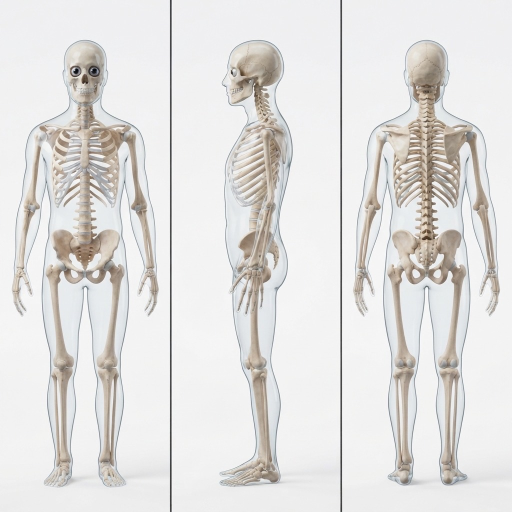
#> input picture video/skeleton.jpg, 1024 x 1024 px (shown at 1/2 size)
$ python make_video.py skeleton.jpg
#> lines starting #> are read from the running program, lines starting #| are printed output that depends on the picture; after the words box and inside, x2 and y2 are one past the last pixel; in counts of white or black regions, pixels touching at a corner belong together
#!/usr/bin/env python3
"""Анимация «Что, если бы люди могли отращивать конечности?»

Берёт исходную иллюстрацию скелета (3 ракурса), анимирует персонажа
(дыхание, потеря и регенерация руки и ноги, сканирование) и собирает
вертикальное видео 1080x1920 с титрами и фоновым звуком через ffmpeg.

Запуск:  python3 make_video.py [путь_к_картинке] [выходной.mp4]
"""
import math
import os
import subprocess
import sys

import numpy as np
from PIL import Image, ImageDraw, ImageFilter, ImageFont

HERE = os.path.dirname(os.path.abspath(__file__))
ARGS = [a for a in sys.argv[1:] if not a.startswith("--")]
SRC = ARGS[0] if len(ARGS) > 0 else os.path.join(HERE, "skeleton.jpg")
OUT = ARGS[1] if len(ARGS) > 1 else os.path.join(HERE, "regeneration.mp4")

W, H, FPS = 1080, 1920, 30
DURATION = 34.0
FONT_B = "/usr/share/fonts/truetype/dejavu/DejaVuSans-Bold.ttf"
FONT_R = "/usr/share/fonts/truetype/dejavu/DejaVuSans.ttf"

rng = np.random.default_rng(7)

# ---------------------------------------------------------------- source
src = Image.open(SRC).convert("RGB").resize((1024, 1024), Image.LANCZOS)
#> src is the input picture: PIL image 1024x1024 RGB; mean R, G, B 225.5, 224, 222.5
img = np.asarray(src).astype(np.float32)
SH, SW = img.shape[:2]
#> SH = 1024; SW = 1024
BG = img[5:40, 5:40].reshape(-1, 3).mean(0)
#> BG = [239.1, 239.2, 240.8]
yy, xx = np.mgrid[0:SH, 0:SW].astype(np.float32)


def feather(mask, r=3):
#> called with r = 4
    m = Image.fromarray((mask * 255).astype(np.uint8)).filter(ImageFilter.GaussianBlur(r))
    return np.asarray(m).astype(np.float32) / 255.0


# Конечности, которые «теряются» и отрастают (координаты фронтального вида).
# Левая рука персонажа (справа на картинке): от локтя до кончиков пальцев.
arm_raw = ((xx >= 263) & (xx <= 332) & (yy >= 395) & (yy <= 648)).astype(np.float32)
# Правая нога персонажа (слева на картинке): от колена до стопы.
leg_raw = ((xx >= 84) & (xx <= 163) & (yy >= 742) & (yy <= 990)).astype(np.float32)
ARM = feather(arm_raw, 4)
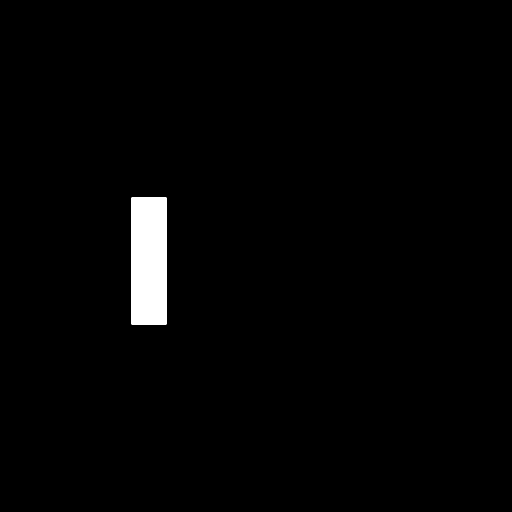
#> arm_raw: shape (1024, 1024) float32 (shown at 1/2 size); values 0 (black) and 1 (white), 1.7% white; 1 white region, box (x1, y1, x2, y2) and area: (263, 395, 333, 649) 17780
LEG = feather(leg_raw, 4)
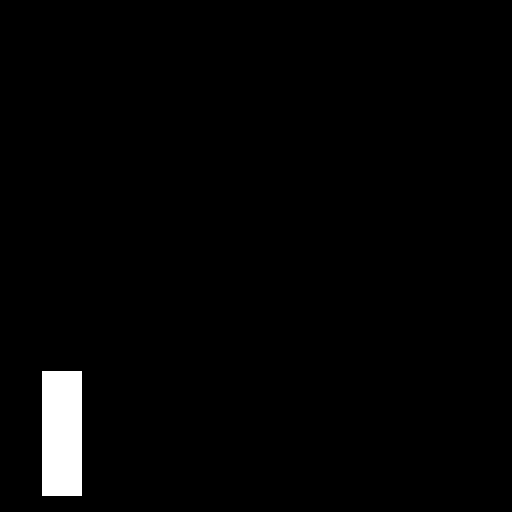
#> leg_raw: shape (1024, 1024) float32 (shown at 1/2 size); values 0 (black) and 1 (white), 1.9% white; 1 white region, box (x1, y1, x2, y2) and area: (84, 742, 164, 991) 19920
LIMBS = {"arm": (ARM, 395, 648), "leg": (LEG, 742, 990)}

# «Чистая» подложка: на месте конечности — фон (цвет берём из той же строки).
plate = img.copy()
for mask, col in ((ARM, 336), (LEG, 40)):
    row_bg = img[:, col:col + 1, :]
    noise = rng.normal(0, 0.8, img.shape).astype(np.float32)
    plate = plate * (1 - mask[..., None]) + (row_bg + noise) * mask[..., None]
#> this loop made 2 passes
#> col on passes 1 to 2: 336, 40

# Светимость кости (для подсветки при сканировании и регенерации)
lum = img.mean(2)
bone = np.clip((235 - lum) / 60.0, 0, 1)  # чем темнее фона — тем больше «вещества»
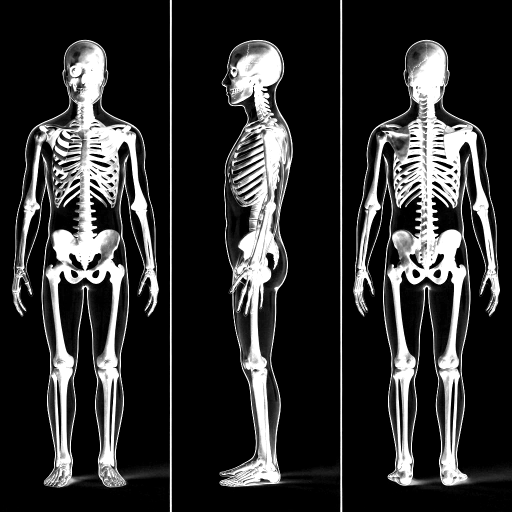
#> bone: shape (1024, 1024) float32 (shown at 1/2 size); min 0, max 1, mean 0.191


def smooth(t):
    t = min(max(t, 0.0), 1.0)
    return t * t * (3 - 2 * t)


def seg(t, a, b):
    return smooth((t - a) / (b - a))


# ------------------------------------------------------------- particles
class Particles:
    def __init__(self, n):
#> called with n = 60
        self.n = n
        self.seed = rng.random((n, 4)).astype(np.float32)
#> self.seed = 60 rows, first 6: [0.565, 0.487, 0.994, 0.343], [0.944, 0.367, 0.43, 0.366], [0.23, 0.172, 0.499, 0.0382], [0.425, 0.208, 0.332, 0.461], [0.207, 0.289, 0.642, 0.355], [0.583, 0.321, 0.896, 0.97]


PART = Particles(60)


# [108 lines left out: functions limb_state, compose, scan_overlay, camera, render_view, not called in this run]


# ------------------------------------------------------------------ text
_font_cache = {}


# [48 lines left out: functions font, wrap, caption, window, not called in this run]


CAPTIONS = [
    # (начало, конец, текст, y, размер)
    (0.3, 4.6, "Что, если бы люди могли\nотращивать конечности?", 150, 66),
    (5.0, 7.0, "Обычный человек.\n206 костей.", 1600, 56),
    (7.0, 9.0, "Несчастный случай —\nи часть руки потеряна…", 1600, 56),
    (9.0, 14.0, "…но клетки «вспоминают» чертёж\nи кость растёт заново", 1600, 54),
    (15.2, 17.0, "Даже нога ниже колена", 1640, 56),
    (17.0, 22.0, "Аксолотли умеют это уже сегодня.\nУ людей — только кончики пальцев в детстве", 1590, 48),
    (23.2, 25.8, "Не было бы протезов\nи инвалидных колясок", 1600, 56),
    (25.8, 28.0, "Хирургия стала бы смелее,\nа спорт — опаснее", 1600, 56),
    (28.0, 30.4, "Но рост требует энергии\nи несёт риск опухолей", 1600, 56),
    (30.6, 34.0, "А вы бы хотели\nтакую способность?", 1540, 64),
]


# [38 lines left out: functions day_counter, particles, not called in this run]


def vignette():
    y, x = np.mgrid[0:H, 0:W].astype(np.float32)
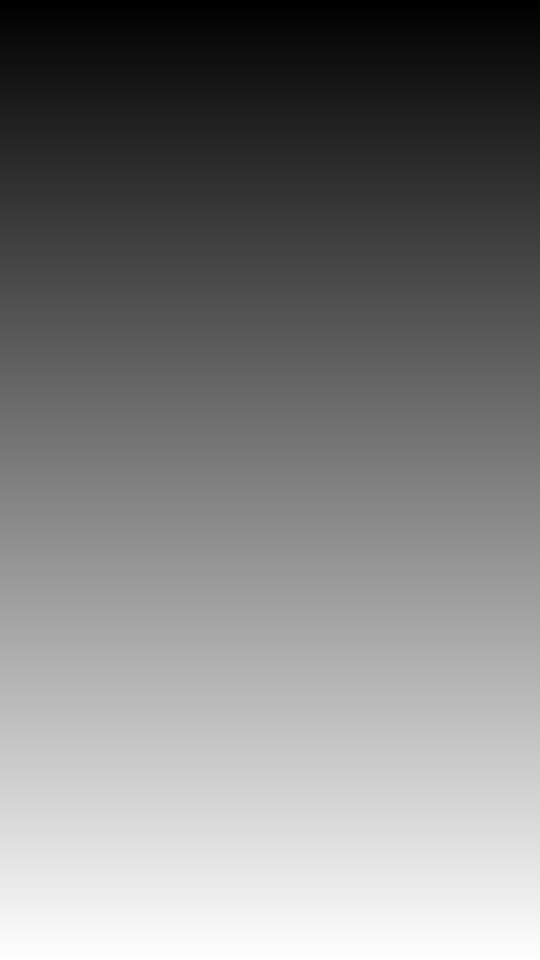
#> y: shape (1920, 1080) float32 (shown at 1/2 size); min 0, max 1919, mean 959.5; drawn with min black and max white
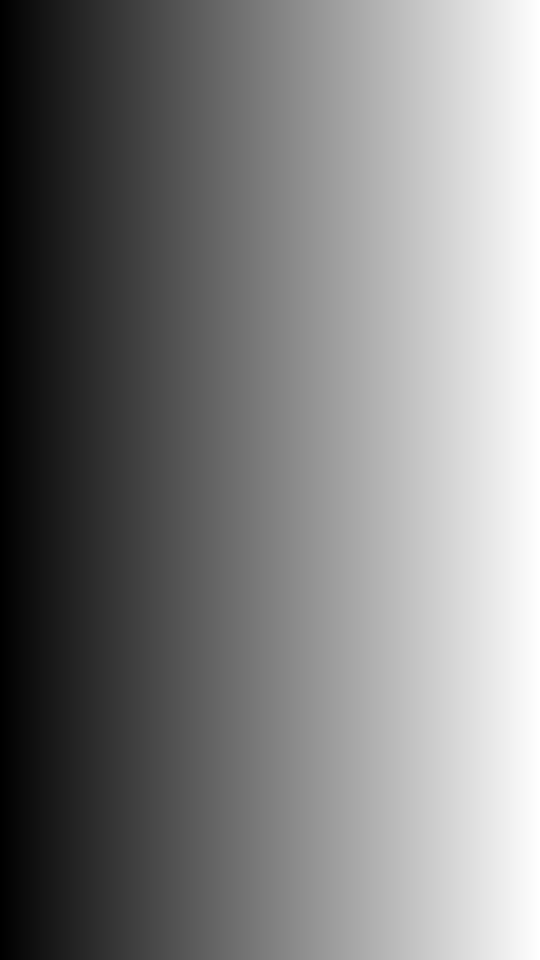
#> x: shape (1920, 1080) float32 (shown at 1/2 size); min 0, max 1079, mean 539.5; drawn with min black and max white
    r = np.sqrt(((x - W / 2) / (W * 0.75)) ** 2 + ((y - H / 2) / (H * 0.75)) ** 2)
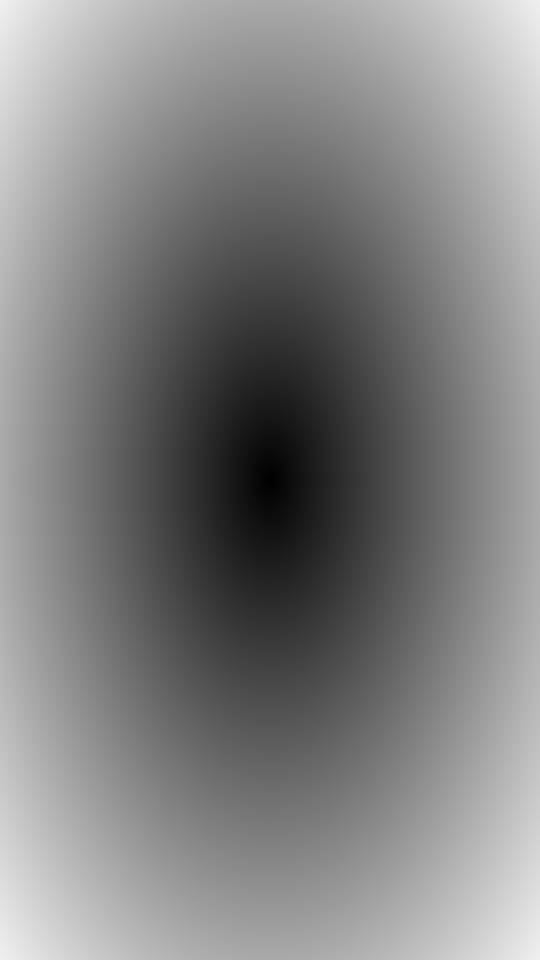
#> r: shape (1920, 1080) float32 (shown at 1/2 size); min 0, max 0.943, mean 0.51
    return np.clip(1 - 0.35 * r ** 2, 0, 1)[..., None]
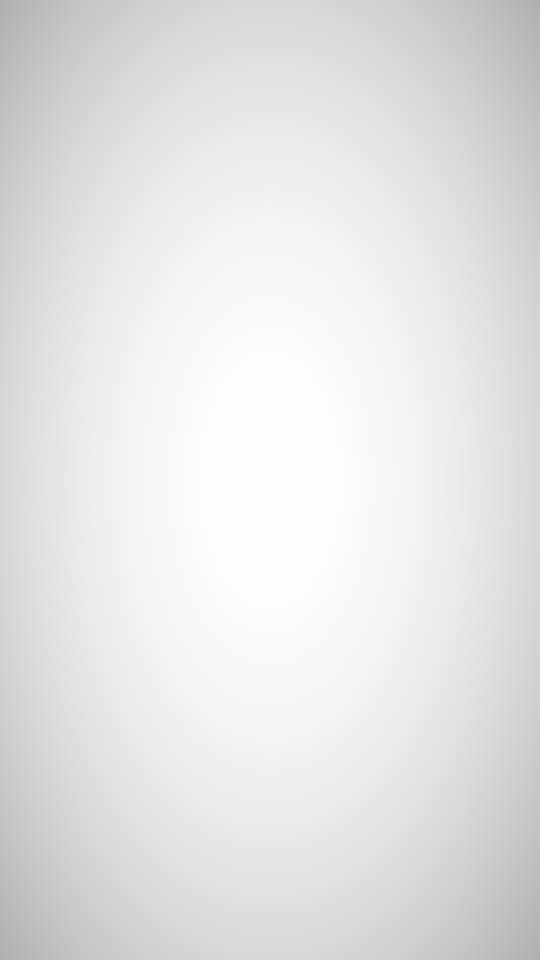
#> returned value: shape (1920, 1080, 1) float32 (shown at 1/2 size); min 0.689, max 1, mean 0.896


VIG = vignette()


# [14 lines left out: function frame_at, not called in this run]


def main():
    n = int(DURATION * FPS)
    if "--preview" in sys.argv:
        for t in (1.0, 6.0, 7.3, 8.5, 11.0, 13.5, 16.0, 19.5, 24.5, 32.0):
            frame_at(t).save(os.path.join(HERE, f"preview_{t:04.1f}.png"))
        return
    # фоновый звук: мягкий эмбиент-аккорд + «звон» в моменты регенерации
    audio = (
        "aevalsrc='0.06*sin(2*PI*110*t)+0.04*sin(2*PI*164.8*t)+0.03*sin(2*PI*220*t)"
        "+0.05*sin(2*PI*(440+200*mod(t,1))*t)*(between(t,9,14)+between(t,17,22))*0.4"
        f"+0.12*sin(2*PI*90*t)*exp(-6*(t-7))*gte(t,7)*0.8"
        f"+0.12*sin(2*PI*90*t)*exp(-6*(t-15.5))*gte(t,15.5)*0.8':s=44100:d={DURATION}"
    )
    cmd = [
        "ffmpeg", "-y", "-loglevel", "error",
        "-f", "rawvideo", "-pix_fmt", "rgb24", "-s", f"{W}x{H}", "-r", str(FPS), "-i", "-",
        "-f", "lavfi", "-i", audio,
        "-af", f"afade=t=in:d=1,afade=t=out:st={DURATION - 1.5}:d=1.5,volume=0.8",
        "-c:v", "libx264", "-preset", "medium", "-crf", "20", "-pix_fmt", "yuv420p",
        "-c:a", "aac", "-b:a", "128k", "-shortest", "-movflags", "+faststart", OUT,
    ]
#> (the run stopped early here; a loop or call above may not have finished)
